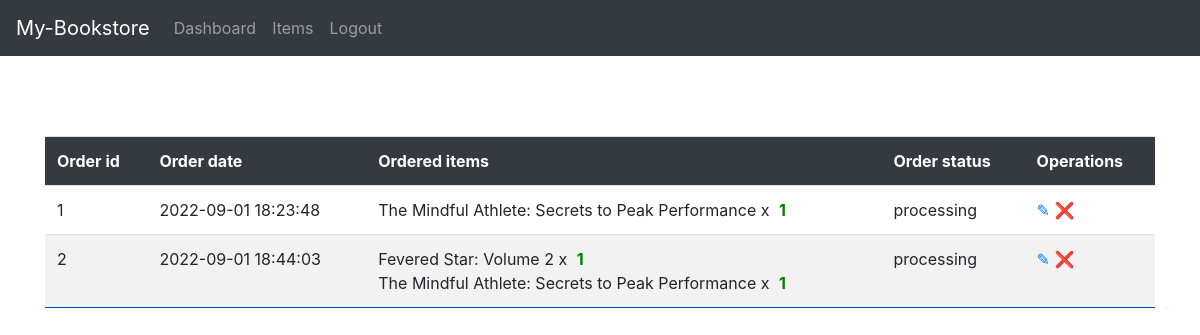
The app's page /admin/ (signed in) with its own data.
### app/db_models.py (models this page shows)
class Order(db.Model):
    __tablename__ = "orders"
    id = db.Column(db.Integer, primary_key=True)
    uid = db.Column(db.Integer, db.ForeignKey('users.id'), nullable=False)
    date = db.Column(db.DateTime, nullable=False)
    status = db.Column(db.String(50), nullable=False)
    items = db.relationship("Ordered_item", cascade="all,delete", backref="order")

class Ordered_item(db.Model):
    __tablename__ = "ordered_items"
    id = db.Column(db.Integer, primary_key=True)
    oid = db.Column(db.Integer, db.ForeignKey('orders.id'), nullable=False)
    itemid = db.Column(db.Integer, db.ForeignKey('items.id'), nullable=False)
    quantity = db.Column(db.Integer, db.ForeignKey('cart.quantity'), nullable=False)

class Item(db.Model):
    __tablename__ = "items"
    id = db.Column(db.Integer, primary_key=True)
    name = db.Column(db.String(100), nullable=False)
    price = db.Column(db.Float, nullable=False)
    category = db.Column(db.Text, nullable=False)
    image = db.Column(db.String(250), nullable=False)
    details = db.Column(db.String(250), nullable=False)
    price_id = db.Column(db.String(250), nullable=False)
    orders = db.relationship("Ordered_item", cascade="all,delete", backref="item")
    in_cart = db.relationship("Cart", cascade="all,delete", backref="item")

### app/funcs.py (the view)
	def wrapper(*args, **kwargs):
		if current_user.is_authenticated and current_user.admin == 1:
			return func(*args, **kwargs)
		else:
			return "You are not Authorized to access this URL."

### app/admin/routes.py (called while the page is built)
@admin.route('/')
@admin_only
def dashboard():
    orders = Order.query.all()
    return render_template("admin/home.html", orders=orders)

### app/funcs.py (called while the page is built)
def admin_only(func):
	def wrapper(*args, **kwargs):
		if current_user.is_authenticated and current_user.admin == 1:
			return func(*args, **kwargs)
		else:
			return "You are not Authorized to access this URL."
	wrapper.__name__ = func.__name__
	return wrapper

### app/gen_routes.py (called while the page is built)
@app.context_processor
def inject_now():
    return {'now': datetime.utcnow()}

@login_manager.user_loader
def load_user(user_id):
    return User.query.get(user_id)

### app/admin/templates/admin/home.html (shortened to what this page needs)
{% extends "admin/base.html" %}
{% block content %}
    {% if not orders %}
		<div class="flash-error">No orders have been placed yet.</div>
	{% else %}
    <table class="table table-striped">
        <tr>
            <th>Order id</th>
            <th>Order date</th>
			<th>Ordered items</th>
			<th>Order status</th>
			<th>Operations</th>
        </tr>
    {% for order in orders %}
        <tr>
            <td>{{ order.id }}</td>
            <td>{{ order.date.strftime('%Y-%m-%d %H:%M:%S') }}</td>
			<td>
				{% for i in order.items %}
				{{ i.item.name }} x <span class="success">{{ i.quantity }}</span><br>
				{% endfor %}
			</td>
			<td>{{ order.status }}</td>
			<td>
				<a href="{{ url_for('admin.edit', type='order', id=order.id) }}">&#9998;</a>
                <a href="{{ url_for('admin.delete_for_orders', id=order.id) }}">&#10060;</a>
			</td>
        </tr>
    {% endfor %}
    </table>
	{% endif %}
{% endblock %}

### app/admin/static/styles.css (style rules this page uses)
table { margin: 0 auto; }
table th { color: white; background-color: #343a40; padding: 15px; }
table tr { border-bottom:1px solid #0046C2; }
table td, th { padding:5px 30px; }
.flash-error, .help-block, .success { text-align: center; padding: 5px; font-weight:bold; }
.success { color:green; }

### records on screen
Order: id "1", date "2022-09-01 18:23:48", status "processing"
Ordered_item: item.name "The Mindful Athlete: Secrets to Peak Performance", quantity "1"
Order: id "2", date "2022-09-01 18:44:03", status "processing"
Ordered_item: item.name "Fevered Star: Volume 2", quantity "1"
Ordered_item: item.name "The Mindful Athlete: Secrets to Peak Performance", quantity "1"
